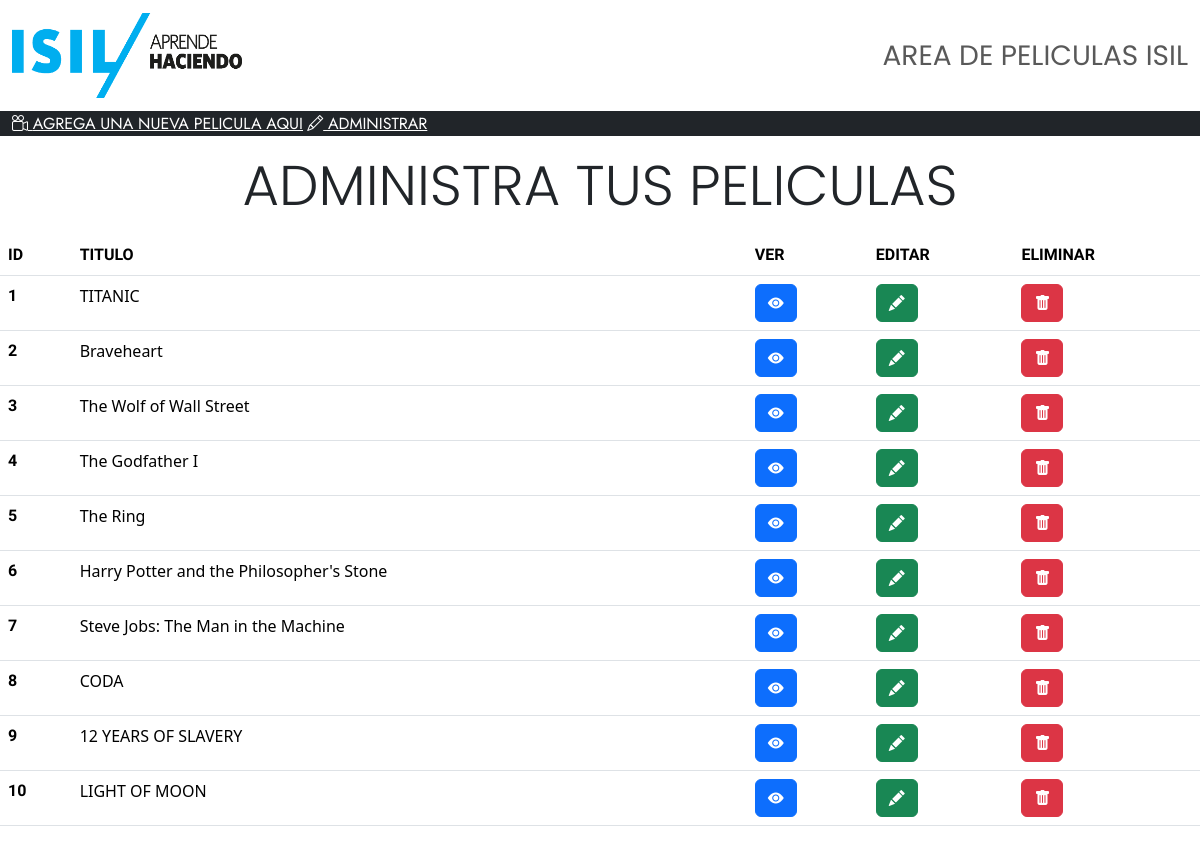
Screenshot of /administrarPeliculas.php with the database file from the repository.
### tables this page shows
CREATE TABLE `movies` (
  `id` int(11) NOT NULL,
  `titulo` varchar(100) NOT NULL,
  `calificacion` int(11) NOT NULL,
  `premios` int(11) NOT NULL,
  `fechaCreacion` date NOT NULL,
  `duracion` time(2) NOT NULL,
  `genero` varchar(50) NOT NULL
);

### controladores/funciones.php (called while the page is built, shortened)
<?php
    function listarPelis($bd,$tabla){
        $sql = "select * from $tabla";
        $query = $bd->prepare($sql);
        $query->execute();
        $pelicula = $query->fetchAll(PDO::FETCH_ASSOC);
        return $pelicula;
    }
?>

### administrarPeliculas.php (the view, shortened to what this page needs)
<?php
    include_once('./controladores/funciones.php');
    $bd = conexion('localhost','cine_isil','root');
    $pelicula = listarPelis($bd,'movies');
?>
<!DOCTYPE html>
<html lang="en">
<head>
    <link href="https://cdn.jsdelivr.net/npm/bootstrap@5.3.3/dist/css/bootstrap.min.css" rel="stylesheet">
    <link rel="stylesheet" href="https://cdn.jsdelivr.net/npm/bootstrap-icons@1.11.3/font/bootstrap-icons.min.css">
    <link rel="stylesheet" href="style.css">
</head>
<body>
    <nav class="navbar navbar-expand-lg bg-body-white">
        <div class="container-fluid">
            <a class="navbar-brand" href="index.php">
                <img src="img/logo.png" style="background-color: none" width="230px" height="85px">
            </a>
            <div class="navbar" id="navbarText">
                <span class="navbar-text fs-3">AREA DE PELICULAS ISIL</span>
            </div>
        </div>
    </nav>
    <nav class="bg-dark d-flex align-items-start">
        <div class="container-fluid">
            <a class="navbar-link text-white fs-6 text-decoration-underline" href="registroPeli.php"><i class="bi bi-camera-reels"></i> AGREGA UNA NUEVA PELICULA AQUI</a>
            <a class="navbar-link text-white fs-6 text-decoration-underline" href="administrarPeliculas.php"><i class="bi bi-pencil"></i> ADMINISTRAR</a>
        </div>
    </nav>
    <div>
    <h2 class="text-center mt-3 mb-3 display-4">ADMINISTRA TUS PELICULAS</h2>
    </div>
    <table class="table">
            <thead>
                <tr>
                    <th scope="col">ID</th>
                    <th scope="col">TITULO</th>
                    <th scope="col">VER</th>
                    <th scope="col">EDITAR</th>
                    <th scope="col">ELIMINAR</th>
                </tr>
            </thead>
            <tbody>
                <?php
                for($i = 0; $i < count($pelicula); $i++):?>
                <tr>
                    <th scope="row"><?= $pelicula[$i]["id"] ?></th>
                    <td><?= $pelicula[$i]["titulo"] ?></td>
                    <td><a class="btn btn-primary" href="./detallePelicula.php?id=<?= $pelicula[$i]["id"] ?>"><i class="bi bi-eye-fill"></i></a></td>
                    <td><a class="btn btn-success" href="./editarPelicula.php?id=<?= $pelicula[$i]["id"] ?>"><i class="bi bi-pencil-fill"></i></a></td>
                    <td><a class="btn btn-danger" href="./eliminarPelicula.php?id=<?= $pelicula[$i]["id"] ?> " onclick='return confirmar()'><i class="bi bi-trash-fill"></i></a></td>
                </tr>
                <?php endfor;?>
            </tbody>
    </table>
</body>

### style.css (style rules this page uses)
th { font-family: 'Bungee',cursive; }
span { font-family: 'Poppins',cursive; }
h2 { font-family: 'Poppins',cursive; }
a { font-family: 'Jost',cursive; }

### rows the page displays
movies: id "1", titulo "TITANIC"
movies: id "2", titulo "Braveheart"
movies: id "3", titulo "The Wolf of Wall Street"
movies: id "4", titulo "The Godfather I"
movies: id "5", titulo "The Ring"
movies: id "6", titulo "Harry Potter and the Philosopher's Stone"
movies: id "7", titulo "Steve Jobs: The Man in the Machine"
movies: id "8", titulo "CODA"
movies: id "9", titulo "12 YEARS OF SLAVERY"
movies: id "10", titulo "LIGHT OF MOON"
